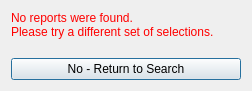
<?xml version="1.0" encoding="UTF-8"?>
<ui version="4.0">
 <class>Dialog</class>
 <widget class="QDialog" name="Dialog">
  <property name="geometry">
   <rect>
    <x>0</x>
    <y>0</y>
    <width>252</width>
    <height>91</height>
   </rect>
  </property>
  <property name="windowTitle">
   <string>Dialog</string>
  </property>
  <layout class="QGridLayout" name="gridLayout">
   <item row="0" column="0">
    <layout class="QGridLayout" name="gridLayout_2">
     <property name="verticalSpacing">
      <number>10</number>
     </property>
     <item row="0" column="0" alignment="Qt::AlignTop">
      <widget class="QLabel" name="label">
       <property name="styleSheet">
        <string notr="true">font: 75 10pt &quot;MS Shell Dlg 2&quot;;
color: rgb(255, 0, 0);</string>
       </property>
       <property name="text">
        <string>&lt;html&gt;&lt;head/&gt;&lt;body&gt;&lt;p&gt;No reports were found. &lt;br/&gt;Please try a different set of selections.&lt;/p&gt;&lt;/body&gt;&lt;/html&gt;</string>
       </property>
      </widget>
     </item>
     <item row="1" column="0">
      <layout class="QHBoxLayout" name="horizontalLayout_2">
       <item>
        <widget class="QPushButton" name="btn_mainmenu">
         <property name="text">
          <string>No - Return to Search</string>
         </property>
        </widget>
       </item>
      </layout>
     </item>
    </layout>
   </item>
  </layout>
 </widget>
 <resources/>
 <connections/>
</ui>
